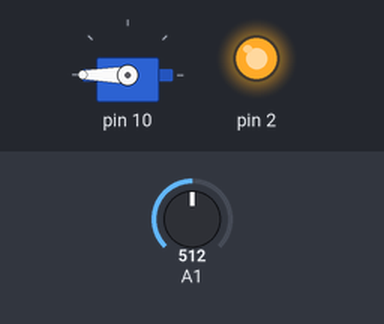
Recording of a sketch running on a simulated Arduino Mega 2560, built with avr-gcc and run on an emulated ATmega2560. Shown: servo, output pins drawn as LEDs (lit = HIGH). Inputs (shaded band) come from the test bench; at power-on: A1 = 512.

Above: at 1.2 s.
1.3 s: A1 set to 716
At 2.5 s:
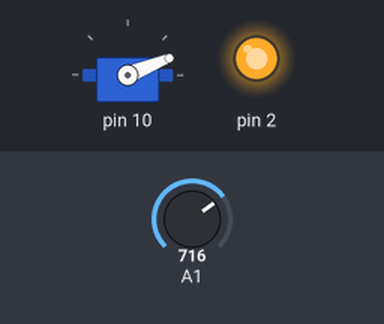
2.8 s: A1 set to 900
At 4.0 s:
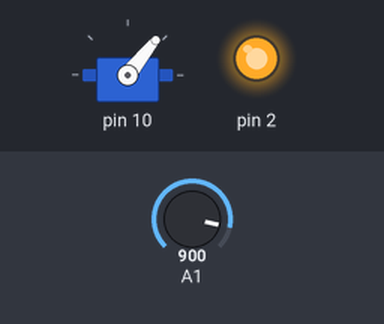
4.3 s: A1 set to 1023
At 5.4 s:
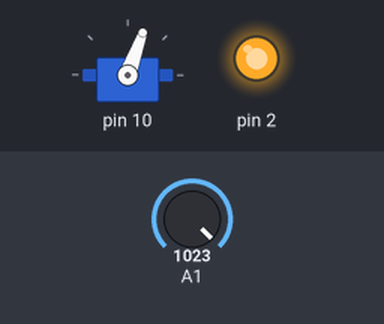
5.8 s: A1 set to 306
At 6.8 s:
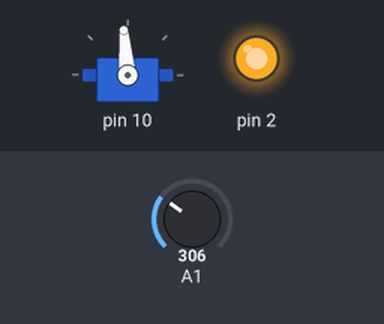
7.3 s: A1 set to 122
At 8.3 s:
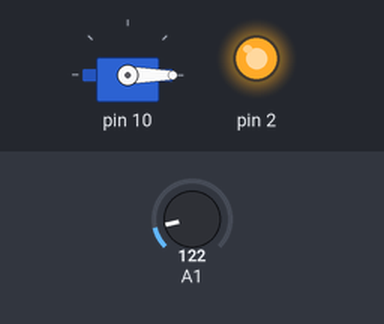
8.8 s: A1 set to 511
At 9.7 s:
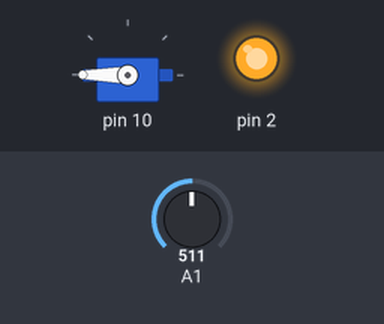
Timing chart, 0 to 11.3 s (numbered marks = the images above; inputs shaded):
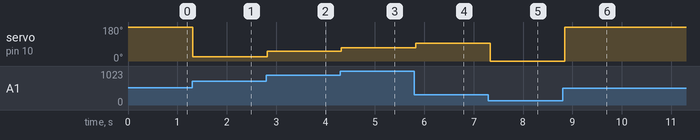

The sketch:

tiny84hall.ino
```cpp
#include <Servo.h>

#include "flappy.h"


Servo rollingServo;

#define NUM_SAMPLES 1
uint16_t samples[NUM_SAMPLES] = {0};
uint32_t sum = 0;
uint8_t index = 0;

void setup()
{
//  // differential input = (ADC1-ADC3) * 20, vcc reference
//  ADMUX = (15 << MUX0) | (2 << REFS0);
//  // Enable ADC, 64x prescaler
//  ADCSRA = _BV(ADEN) | (6 << ADPS0);
//  // ADC3 is pulled at ~2.5v
//  ADCSRB = 0;
//  // start conversion
//  ADCSRA  |= _BV(ADSC);
//
//  DIDR0 = _BV(ADC1D) | _BV(ADC3D);
  pinMode(hall_input, INPUT);
  pinMode(led, OUTPUT);
  rollingServo.attach(roll_servo);
  Serial1.begin(115200);
  Serial1.println("Starting...");
  digitalWrite(led, HIGH);
}

void loop()
{
  static uint16_t last = 0;
  uint16_t reading = 0;
  // Has the conversion finished?

    reading = analogRead(hall_input);
    sum -= samples[index];
    sum += reading;
    samples[index++] = reading;
    if (index == NUM_SAMPLES) {
      index = 0;
    }
    uint16_t average = sum/NUM_SAMPLES;
    int16_t delta = average - last;
    last = average;
    rollingServo.write(map(average, 275,330, 45,135));
    Serial1.print(average);Serial1.print("  ");Serial1.println(delta);
    delay(100);
}
```

Measured:
- after the input at 1.3 s, servo on pin 10: 180° → 22° at once
- after the input at 2.8 s, servo on pin 10: 22° → 51° at once
- after the input at 4.3 s, servo on pin 10: 51° → 70° at once
- after the input at 5.8 s, servo on pin 10: 70° → 95° at once
- after the input at 7.3 s, servo on pin 10: 95° → 0° at once
- after the input at 8.8 s, servo on pin 10: 0° → 180° after 0.05 s
